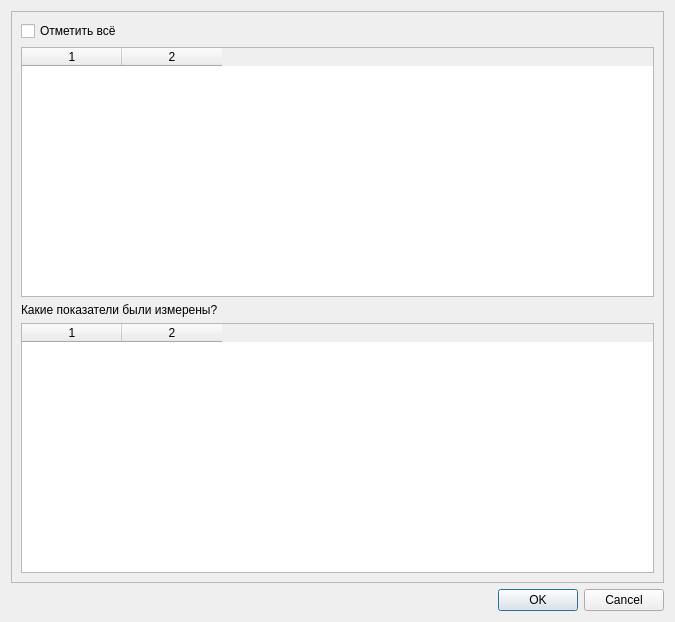
<?xml version="1.0" encoding="UTF-8"?>
<ui version="4.0">
 <class>elimination_of_routine_event</class>
 <widget class="QDialog" name="elimination_of_routine_event">
  <property name="geometry">
   <rect>
    <x>0</x>
    <y>0</y>
    <width>675</width>
    <height>622</height>
   </rect>
  </property>
  <property name="windowTitle">
   <string>Регистрация выполнения ТО</string>
  </property>
  <layout class="QGridLayout" name="gridLayout">
   <item row="0" column="0">
    <widget class="QScrollArea" name="scrollArea">
     <property name="widgetResizable">
      <bool>true</bool>
     </property>
     <widget class="QWidget" name="scrollAreaWidgetContents">
      <property name="geometry">
       <rect>
        <x>0</x>
        <y>0</y>
        <width>655</width>
        <height>571</height>
       </rect>
      </property>
      <layout class="QGridLayout" name="gridLayout_2">
       <item row="2" column="0">
        <widget class="QTableWidget" name="task_table">
         <property name="columnCount">
          <number>2</number>
         </property>
         <attribute name="horizontalHeaderShowSortIndicator" stdset="0">
          <bool>false</bool>
         </attribute>
         <attribute name="verticalHeaderVisible">
          <bool>false</bool>
         </attribute>
         <column/>
         <column/>
        </widget>
       </item>
       <item row="4" column="0">
        <widget class="QTableWidget" name="indicators_table">
         <property name="columnCount">
          <number>2</number>
         </property>
         <attribute name="verticalHeaderVisible">
          <bool>false</bool>
         </attribute>
         <column/>
         <column/>
        </widget>
       </item>
       <item row="3" column="0">
        <widget class="QLabel" name="indicators_label">
         <property name="text">
          <string>Какие показатели были измерены?</string>
         </property>
        </widget>
       </item>
       <item row="0" column="0">
        <widget class="QCheckBox" name="checkBox">
         <property name="maximumSize">
          <size>
           <width>120</width>
           <height>16777215</height>
          </size>
         </property>
         <property name="contextMenuPolicy">
          <enum>Qt::DefaultContextMenu</enum>
         </property>
         <property name="layoutDirection">
          <enum>Qt::LeftToRight</enum>
         </property>
         <property name="text">
          <string>Отметить всё</string>
         </property>
        </widget>
       </item>
      </layout>
     </widget>
    </widget>
   </item>
   <item row="1" column="0">
    <widget class="QDialogButtonBox" name="buttonBox">
     <property name="orientation">
      <enum>Qt::Horizontal</enum>
     </property>
     <property name="standardButtons">
      <set>QDialogButtonBox::Cancel|QDialogButtonBox::Ok</set>
     </property>
    </widget>
   </item>
  </layout>
 </widget>
 <resources/>
 <connections>
  <connection>
   <sender>buttonBox</sender>
   <signal>accepted()</signal>
   <receiver>elimination_of_routine_event</receiver>
   <slot>accept()</slot>
   <hints>
    <hint type="sourcelabel">
     <x>248</x>
     <y>254</y>
    </hint>
    <hint type="destinationlabel">
     <x>157</x>
     <y>274</y>
    </hint>
   </hints>
  </connection>
  <connection>
   <sender>buttonBox</sender>
   <signal>rejected()</signal>
   <receiver>elimination_of_routine_event</receiver>
   <slot>reject()</slot>
   <hints>
    <hint type="sourcelabel">
     <x>316</x>
     <y>260</y>
    </hint>
    <hint type="destinationlabel">
     <x>286</x>
     <y>274</y>
    </hint>
   </hints>
  </connection>
 </connections>
</ui>
